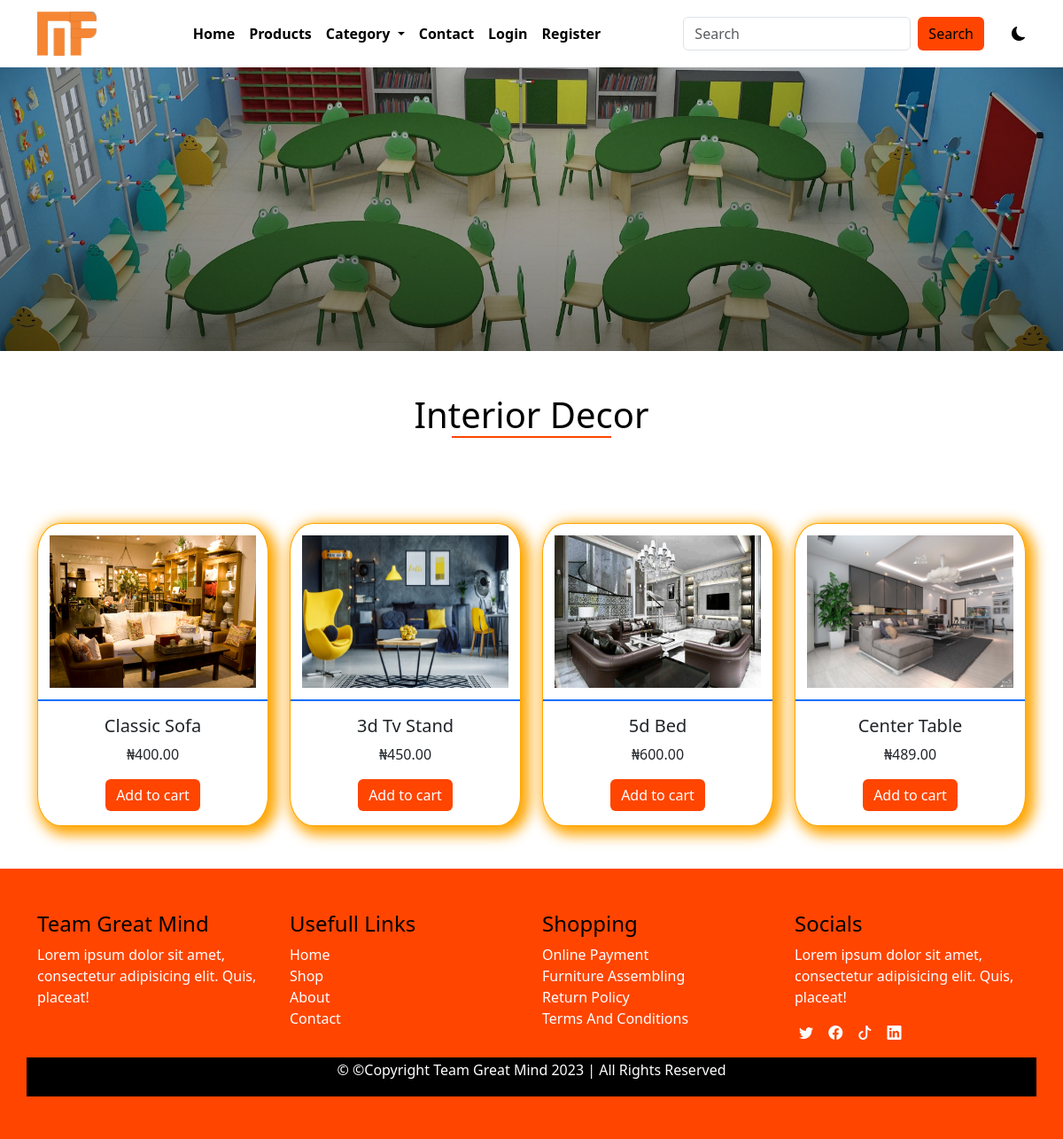
Screenshot of /category/1/interior-decor with the database file from the repository.
### main/models.py (models this page shows, shortened)
class AppInfo (models.Model):
    appname = models.CharField(max_length=50)
    logo = models.ImageField(upload_to='logo')
    carousel1 = models.ImageField(upload_to='carousel1')
    carousel2 = models.ImageField(upload_to='carousel2')
    carousel3 = models.ImageField(upload_to='carousel3')
    banner = models.ImageField(upload_to='banner')
    copyright = models.IntegerField()

class Category (models.Model):
    name = models.CharField(max_length=50)
    slug = models.SlugField(unique=True)
    img = models.ImageField(upload_to='cating')

class Product (models.Model):
    category = (models.ForeignKey(Category, on_delete=models.CASCADE))
    name = models.CharField(max_length=50)
    slug = models.SlugField(unique=True)
    pix = models.ImageField(upload_to='pix')
    price = models.DecimalField(max_digits=5, decimal_places=2)
    discount_price = models.DecimalField(max_digits=5, decimal_places=2, blank=True, null=True)
    description = models.TextField()
    featured = models.BooleanField(default=False)
    uploaded = models.DateField(auto_now=True)
    edited = models.DateField(auto_now_add=True)

### main/views.py (the view)
# urls.py: path('category/<str:id>/<slug:slug>', views.category, name = "category"),
def category(request, id, slug):
    categ = Category.objects.get(pk=id)
    catprod = Product.objects.filter(category_id = id)
    context = {
        'categ':categ,
        'catprod':catprod
    }
    return render(request, 'category.html', context)

### main/context_processor.py (called while the page is built)
def dropdown(request):
    info = AppInfo.objects.get(pk=1)
    fdog = Category.objects.all()
    context = {
         'info':info,
         'fdog':fdog,
    }
    return context

def cartcount(request):
     count = Cart.objects.filter(user__username =request.user.username, paid=False)
     itemcount = 0
     for item in count:
          itemcount += item.quantity
     context ={
          'itemcount':itemcount
     }
     return context

### main/templates/category.html (shortened to what this page needs)
{% extends 'base.html' %}
{% block header %} {% include 'header.html' %} {% endblock header %}
{% block banner %} {% include 'banner.html' %} {% endblock banner %}
{% block content %}
<div class="container">
    <h1 class="title mt-5">{{categ.name|title}}</h1>
    <div class="row my-5">
        {% for item in catprod %}
        <div class="col-12 col-md-6 col-lg-3 mt-5 product">
            <div class="card">
                <a href="{% url 'detail' item.id item.slug %}"><img src="{{item.pix.url}}" class="card-img-top" alt="..."></a>
                <div class="card-body">
                  <h5 class="card-title">{{item.name|title}}</h5>
                  <p class="card-text">₦{{item.price}}</p>
                  <a href="#" class="btn btn-primary">Add to cart</a>
                </div>
            </div>
        </div>
        {% endfor %}
    </div>
</div>
{% endblock content %}
{% block footer %} {% include 'footer.html' %} {% endblock footer %}

### main/templates/header.html (shortened to what this page needs)
<nav class="navbar navbar-expand-lg bg-body-tertiary">
    <div class="container">
        <a class="navbar-brand" href="/index.html"><img src="{{info.logo.url}}" alt="" style="height: 50px;"></a>
        <div class="collapse navbar-collapse" id="navbarSupportedContent">
            <ul class="navbar-nav mx-auto mb-2 mb-lg-0">
                {% if user.is_authenticated %}
                <li class="nav-item">
                    <a class="nav-link" aria-current="page" href="{% url 'home' %}">Home</a>
                </li>
                <li class="nav-item">
                    <a class="nav-link" href=" {% url 'products' %} ">Products</a>
                </li>
                <li class="nav-item dropdown">
                    <a class="nav-link dropdown-toggle" href="#" role="button" data-bs-toggle="dropdown" aria-expanded="false">
                    Category
                    </a>
                    <ul class="dropdown-menu">
                        {% for item in fdog %}
                            <li><a class="dropdown-item" href="{% url 'category' item.id item.slug %}">{{item.name|title}}</a></li>
                        {% endfor %}
                    </ul>
                </li>
                <li class="nav-item">
                    <a class="nav-link" href="{% url 'contact' %}">Contact</a>
                </li>
                <li class="nav-item">
                    <a class="nav-link" href=" {% url 'cart' %}">
                        <div class="wrapper">
                            <i class="bi bi-cart3"></i>
                            <span class="badge">{{itemcount}}</span>
                        </div>
                    </a>
                </li>
                <li class="nav-item dropdown">
                    <a class="nav-link dropdown-toggle" href="#" role="button" data-bs-toggle="dropdown" aria-expanded="false">
                        {% if user.customer %}
                           <img src="{{user.customer.pix.url}}" alt="" style="height: 30px;">
                        {% endif %}
                        <span>Hi! {{user.username}}</span>
                    </a>
                    <ul class="dropdown-menu">
                        <li><a class="dropdown-item" href="{% url 'profile' %}">Profile</a></li>
                        <li><a class="dropdown-item" href="{% url 'signout' %}">Logout</a></li>
                    </ul>
                </li>
                {% else %}
                <li class="nav-item">
                    <a class="nav-link" aria-current="page" href="{% url 'home' %}">Home</a>
                </li>
                <li class="nav-item">
                    <a class="nav-link" href=" {% url 'products' %} ">Products</a>
                </li>
                <li class="nav-item dropdown">
                    <a class="nav-link dropdown-toggle" href="#" role="button" data-bs-toggle="dropdown" aria-expanded="false">
                    Category
                    </a>
                </li>
                <li class="nav-item">
                    <a class="nav-link" href="{% url 'contact' %}">Contact</a>
                </li>
                <li class="nav-item">
                    <a class="nav-link" href="{% url 'signin' %}">Login</a>
                </li>
                <li class="nav-item">
                    <a class="nav-link" href="{% url 'signup' %}">Register</a>
                </li>
                {% endif %}
            </ul>
            <form class="d-flex search" role="search" action="{% url 'search' %}" method="POST">
                <input class="form-control me-2" name= "serach" type="search" placeholder="Search" aria-label="Search">
                <button class="btn btn-outline-success" type="submit">Search</button>
            </form>
            <div class="samson">
                <i class="bi bi-moon-fill"></i>
            </div>
        </div>
    </div>
</nav>

### main/static/css/style.css (style rules this page uses)
* { padding: 0%; margin: 0%; box-sizing: border-box; }
.navbar { background: var(--bg) !important; }
.navbar-nav a { color: var(--text); font-weight: 600; }
.search button { background-color: orangered; border: none; color: black; font-weight: 500; }
.title { text-transform: capitalize; text-align: center; }
.title::after { content: ''; width: 180px; display: block; height: 2px; background-color: orangered; margin-left: auto; margin-right: auto; }
.product .card { border: 1px solid orange; border-radius: 10%; box-shadow: 5px 5px 15px 5px orange; transition: 1s; }
.product img { padding: 5%; height: 200px; border-bottom: 2px solid; }
.product .card-body { text-align: center; }
.product .btn { background-color: orangered; border: none; }
.samson { margin-left: 3%; cursor: pointer; }
:root { --bg: white; --icon: black; --text: black; }
body { background: var(--bg); color: var(--text); overflow: none; }

### rows the page displays
AppInfo: logo (picture)
Category: name "Interior Decor"
Product: pix (picture), name "Classic Sofa", price "400.00"
Product: pix (picture), name "3d Tv Stand", price "450.00"
Product: pix (picture), name "5d Bed", price "600.00"
Product: pix (picture), name "Center Table", price "489.00"
